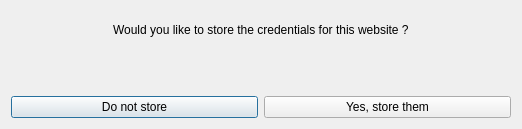
<?xml version="1.0" encoding="UTF-8"?>
<ui version="4.0">
 <class>PasswordStoreAskDialog</class>
 <widget class="QDialog" name="PasswordStoreAskDialog">
  <property name="geometry">
   <rect>
    <x>0</x>
    <y>0</y>
    <width>522</width>
    <height>129</height>
   </rect>
  </property>
  <property name="windowTitle">
   <string>Dialog</string>
  </property>
  <layout class="QGridLayout" name="gridLayout_2">
   <item row="0" column="0">
    <layout class="QVBoxLayout" name="verticalLayout">
     <item alignment="Qt::AlignHCenter">
      <widget class="QLabel" name="label">
       <property name="text">
        <string>Would you like to store the credentials for this website ?</string>
       </property>
      </widget>
     </item>
     <item alignment="Qt::AlignHCenter">
      <widget class="QLabel" name="siteUrl">
       <property name="text">
        <string/>
       </property>
      </widget>
     </item>
     <item>
      <layout class="QHBoxLayout" name="horizontalLayout">
       <item>
        <widget class="QPushButton" name="doNotStoreButton">
         <property name="text">
          <string>Do not store</string>
         </property>
        </widget>
       </item>
       <item>
        <widget class="QPushButton" name="storeButton">
         <property name="text">
          <string>Yes, store them</string>
         </property>
        </widget>
       </item>
      </layout>
     </item>
    </layout>
   </item>
  </layout>
 </widget>
 <resources/>
 <connections/>
</ui>
